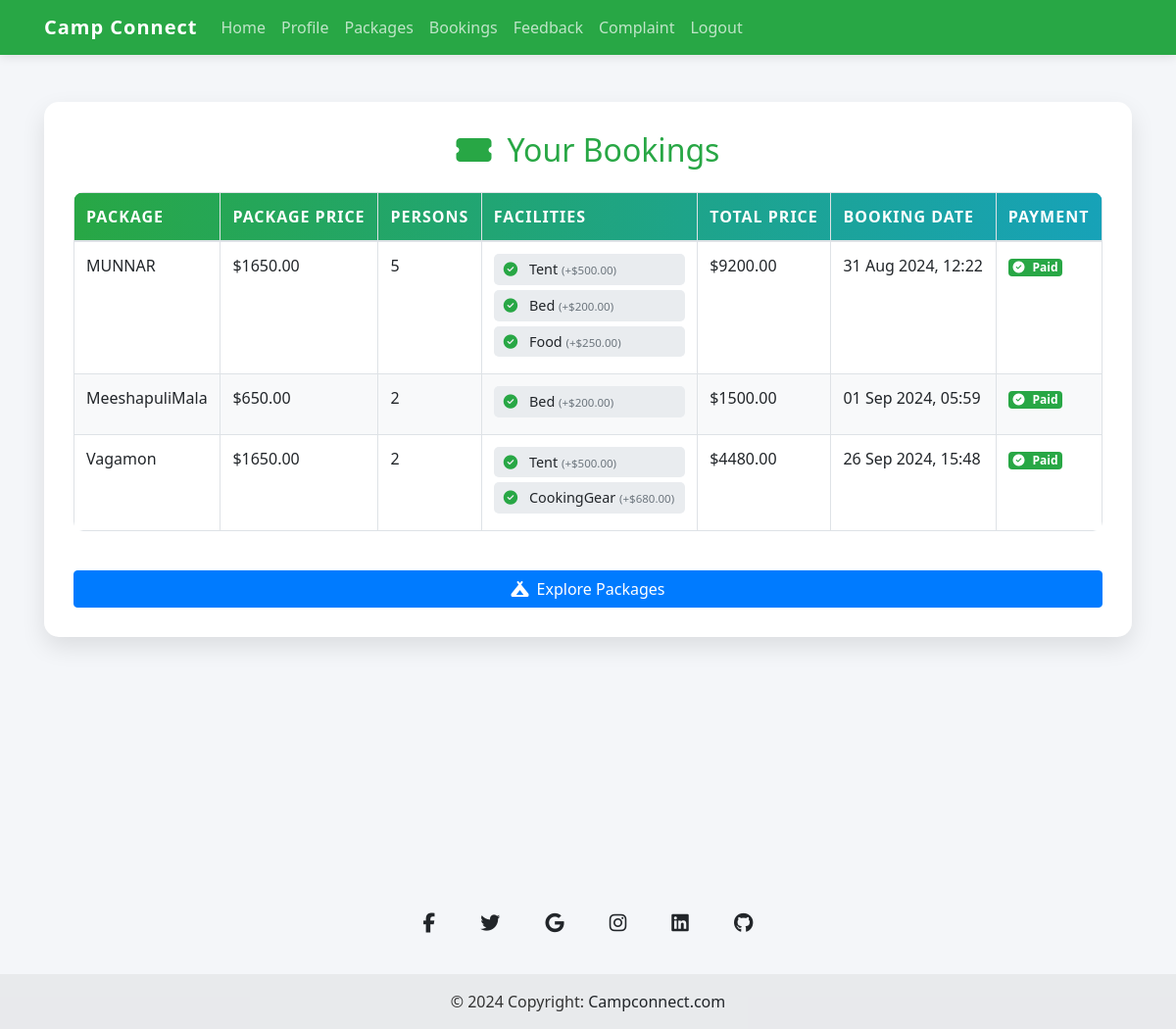
The app's page /User/view_bookings/ (signed in) with its own data.
### User/models.py (models this page shows)
class Booking(models.Model):
    user = models.ForeignKey(User, on_delete=models.CASCADE, related_name='bookings')
    package = models.ForeignKey(CampPackage, on_delete=models.CASCADE, related_name='bookings')
    facilities = models.ManyToManyField(CampFacility, related_name='bookings', blank=True)
    number_of_persons = models.PositiveIntegerField()
    booking_date = models.DateTimeField(auto_now_add=True)
    @property
    def total_price(self):
        facilities_price = sum(facility.price_per_item for facility in self.facilities.all())
        return self.package.price * self.number_of_persons + facilities_price

### Camp/models.py (models this page shows)
class CampPackage(models.Model):
    camp = models.ForeignKey('Camp', on_delete=models.CASCADE, related_name='packages')
    package_name = models.CharField(max_length=100)
    description = models.TextField()
    location = models.TextField()
    camp_start_date = models.DateField(auto_now_add=True)
    camp_end_date = models.DateField()
    booking_start_date =models.DateField(auto_now_add=True)
    booking_end_date = models.DateField()
    max_people = models.PositiveIntegerField()
    facilities_provided = models.ManyToManyField('CampFacility', related_name='camp_packages', blank=True)
    price = models.DecimalField(max_digits=10, decimal_places=2)
    availability = models.BooleanField(default=True)
    images = models.ImageField(upload_to='package_images/', blank=True, null=True)

class CampFacility(models.Model):
    CAMP_ITEM_CHOICES = [
        ('Bed', 'Bed'),
        ('Tent', 'Tent'),
        ('Food', 'Food'),
        ('Stool', 'Stool'),
        ('SleepingBag', 'Sleeping Bag'),
        ('Lantern', 'Lantern'),
        ('CampFire', 'Camp Fire'),
        ('FirstAid', 'First Aid Kit'),
        ('CookingGear', 'Cooking Gear'),
        ('Water', 'Water Supply'),
    ]
    facility_name = models.CharField(max_length=100, choices=CAMP_ITEM_CHOICES)
    quantity_available = models.PositiveIntegerField(default=0)
    price_per_item = models.DecimalField(max_digits=10, decimal_places=2, default=0.00)
    description = models.TextField(blank=True, null=True)
    camp = models.ForeignKey('Camp', on_delete=models.CASCADE, related_name='facilities')

### User/views.py (the view)
# urls.py: path('view_bookings/', views.view_bookings, name='view_bookings'),
def view_bookings(request):
    user = User.objects.get(id=request.session.get('Uid'))
    bookings = user.bookings.all()
    return render(request, 'User/View_bookings.html', {'bookings': bookings})

### User/templates/User/View_bookings.html (shortened to what this page needs)
<!DOCTYPE html>
<html lang="en">
<head>
    <link href="https://maxcdn.bootstrapcdn.com/bootstrap/4.5.2/css/bootstrap.min.css" rel="stylesheet">
</head>
<body>
       <nav class="navbar navbar-expand-lg navbar-dark">
        <div class="container">
            <a class="navbar-brand" href="{% url 'User:User_home'%}">Camp Connect</a>
            <div class="collapse navbar-collapse" id="navbarNav">
                <ul class="navbar-nav ms-auto">
                    <li class="nav-item"><a class="nav-link" href="{% url 'User:User_home'%}">Home</a></li>
                    <li class="nav-item"><a class="nav-link" href="{% url 'User:view_profile'%}">Profile</a></li>
                    <li class="nav-item"><a class="nav-link" href="{% url 'User:view_all_packages'%}">Packages</a></li>
                    <li class="nav-item"><a class="nav-link" href="{% url 'User:view_bookings'%}">Bookings</a></li>
                    <li class="nav-item"><a class="nav-link" href="{% url 'User:add_feedback'%}">Feedback</a></li>
                    <li class="nav-item"><a class="nav-link" href="{% url 'User:submit_complaint'%}">Complaint</a></li>
                    <li class="nav-item"><a class="nav-link" href="{% url 'User:Index'%}">Logout</a></li>
                </ul>
            </div>
        </div>
    </nav>
    <div class="container mt-5">
        <div class="bookings-container">
            <h2 class="text-center mb-4" style="color: var(--primary-color);">
                <i class="fas fa-ticket-alt mr-3"></i>Your Bookings
            </h2>
            {% if bookings %}
                <div class="table-responsive">
                    <table class="table table-bordered table-bookings">
                        <thead>
                            <tr>
                                <th>Package</th>
                                <th>Package Price</th>
                                <th>Persons</th>
                                <th>Facilities</th>
                                <th>Total Price</th>
                                <th>Booking Date</th>
                                <th>Payment</th>
                            </tr>
                        </thead>
                        <tbody>
                            {% for booking in bookings %}
                                <tr>
                                    <td>{{ booking.package.package_name }}</td>
                                    <td>${{ booking.package.price }}</td>
                                    <td>{{ booking.number_of_persons }}</td>
                                    <td>
                                        <ul class="facilities-list">
                                            {% for facility in booking.facilities.all %}
                                                <li>
                                                    <i class="fas fa-check-circle mr-2 text-success"></i>
                                                    {{ facility.facility_name }}
                                                    <small class="text-muted">(+${{ facility.price_per_item }})</small>
                                                </li>
                                            {% endfor %}
                                        </ul>
                                    </td>
                                    <td>${{ booking.total_price }}</td>
                                    <td>{{ booking.booking_date|date:"d M Y, H:i" }}</td>
                                    <td>
                                        {% if booking.payment and booking.payment.payment_status == 'Completed' %}
                                            <span class="badge badge-success">
                                                <i class="fas fa-check-circle mr-2"></i>Paid
                                            </span>
                                        {% else %}
                                            <a href="{% url 'User:payment_page' booking.id %}" class="btn btn-custom btn-pay btn-sm">
                                                <i class="fas fa-credit-card mr-2"></i>Pay Now
                                            </a>
                                        {% endif %}
                                    </td>
                                </tr>
                            {% endfor %}
                        </tbody>
                    </table>
                </div>
            {% else %}
                <div class="empty-bookings">
                    <i class="fas fa-calendar-times"></i>
                    <h4>No Bookings Yet</h4>
                    <p>You haven't booked any packages. Explore our exciting camping opportunities!</p>
                </div>
            {% endif %}
            <div class="text-center mt-4">
                <a href="{% url 'User:view_all_packages' %}" class="btn btn-custom btn-primary">
                    <i class="fas fa-campground mr-2"></i>Explore Packages
                </a>
            </div>
        </div>
    </div>
    <br><br><br><br><br>
    <br><br><br><br><br>
<footer class="text-center bg-body-tertiary">
    <div class="container pt-4">
      <section class="mb-4">
        <a
          data-mdb-ripple-init
          class="btn btn-link btn-floating btn-lg text-body m-1"
          href="#!"
          role="button"
          data-mdb-ripple-color="dark"
          ><i class="fab fa-facebook-f"></i
        ></a>
        <a
          data-mdb-ripple-init
          class="btn btn-link btn-floating btn-lg text-body m-1"
          href="#!"
          role="button"
          data-mdb-ripple-color="dark"
          ><i class="fab fa-twitter"></i
        ></a>
        <a
          data-mdb-ripple-init
          class="btn btn-link btn-floating btn-lg text-body m-1"
          href="#!"
          role="button"
          data-mdb-ripple-color="dark"
          ><i class="fab fa-google"></i
        ></a>
        <a
          data-mdb-ripple-init
          class="btn btn-link btn-floating btn-lg text-body m-1"
          href="#!"
          role="button"
          data-mdb-ripple-color="dark"
          ><i class="fab fa-instagram"></i
        ></a>
        <a
          data-mdb-ripple-init
          class="btn btn-link btn-floating btn-lg text-body m-1"
          href="#!"
          role="button"
          data-mdb-ripple-color="dark"
          ><i class="fab fa-linkedin"></i
        ></a>
        <a
          data-mdb-ripple-init
          class="btn btn-link btn-floating btn-lg text-body m-1"
          href="#!"
          role="button"
          data-mdb-ripple-color="dark"
          ><i class="fab fa-github"></i
        ></a>
      </section>
    </div>
    <div class="text-center p-3" style="background-color: rgba(0, 0, 0, 0.05);">
      © 2024 Copyright:
      <a class="text-body" href="www.campconnect.com">Campconnect.com</a>
    </div>
  </footer>
</body>
</html>

### User/templates/User/View_bookings.html (style rules this page uses)
:root { --primary-color: #28a745; --secondary-color: #17a2b8; --accent-color: #ffc107; --background-color: #f4f6f9; --text-color: #333; }
body { background-color: var(--background-color); font-family: 'Segoe UI', Tahoma, Geneva, Verdana, sans-serif; color: var(--text-color); }
.bookings-container { background: white; border-radius: 15px; box-shadow: 0 10px 25px rgba(0,0,0,0.1); padding: 30px; transition: all 0.3s ease; }
.table-bookings { border-radius: 10px; overflow: hidden; }
.table-bookings thead { background: linear-gradient(to right, var(--primary-color), var(--secondary-color)); color: white; }
.table-bookings th { font-weight: 600; text-transform: uppercase; letter-spacing: 1px; }
.table-bookings tr:nth-child(even) { background-color: #f8f9fa; }
.facilities-list { list-style-type: none; padding: 0; margin: 0; }
.facilities-list li { background-color: #e9ecef; margin-bottom: 5px; padding: 5px 10px; border-radius: 5px; font-size: 0.9em; }
.btn-custom { transition: all 0.3s ease; display: flex; align-items: center; justify-content: center; }
.navbar { background-color: var(--primary-color); box-shadow: 0 2px 10px rgba(0,0,0,0.1); }
.navbar-brand { font-weight: bold; color: white !important; letter-spacing: 1px; }
.nav-link { color: rgba(255,255,255,0.7) !important; transition: all 0.3s ease; position: relative; }
.nav-link::after { content: ''; position: absolute; width: 0; height: 2px; bottom: -5px; left: 10%; background-color: var(--secondary-color); transition: all 0.3s ease; }

### records on screen
Booking: package.package_name "MUNNAR", package.price "1650.00", number_of_persons "5", total_price "9200.00", booking_date "31 Aug 2024, 12:22", shows "Paid"
CampFacility: facility_name "Tent", price_per_item "500.00"
CampFacility: facility_name "Bed", price_per_item "200.00"
CampFacility: facility_name "Food", price_per_item "250.00"
Booking: package.package_name "MeeshapuliMala", package.price "650.00", number_of_persons "2", total_price "1500.00", booking_date "01 Sep 2024, 05:59", shows "Paid"
Booking: package.package_name "Vagamon", package.price "1650.00", number_of_persons "2", total_price "4480.00", booking_date "26 Sep 2024, 15:48", shows "Paid"
CampFacility: facility_name "CookingGear", price_per_item "680.00"
